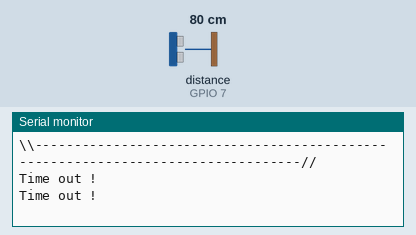
A sketch run on a simulated ESP32-S3. Shown: the last lines printed to the serial monitor. Wiring (inferred from the names in the program): ultrasonic range finder: trigger GPIO 8; echo GPIO 7. The test bench sets the inputs (shaded band); at power-on: distance to the obstacle (sensor on GPIO 7) 80 cm. The echo pulse lasts 58.3 µs per cm.

Above: at 2.0 s.
2.1 s: distance to the obstacle (sensor on GPIO 7) set to 2 cm
At 3.7 s:
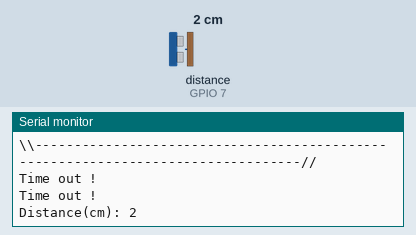
5.3 s: distance to the obstacle (sensor on GPIO 7) set to 4 cm
At 6.5 s:
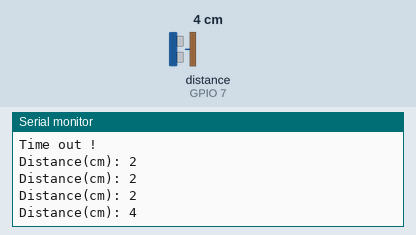

The sketch:

distanceSRF05.ino
```cpp
#define TRIG_PIN 8
#define ECHO_PIN 7
#define TIME_OUT 5000

float GetDistance()
{
  long duration, distanceCm;

  digitalWrite(TRIG_PIN, LOW);
  delayMicroseconds(2);
  digitalWrite(TRIG_PIN, HIGH);
  delayMicroseconds(10);
  digitalWrite(TRIG_PIN, LOW);

  duration = pulseIn(ECHO_PIN, HIGH, TIME_OUT);
  distanceCm = duration / 29.1 / 2;

  return distanceCm;
}

void setup() {
  Serial.begin(9600);
  pinMode(TRIG_PIN, OUTPUT);
  pinMode(ECHO_PIN, INPUT);
  logoConsole();

}

void loop() {
  long distance = GetDistance();

  if (distance <= 0)
  {
    Serial.println("Time out !");
  }
  else
  {
    Serial.print("Distance(cm): ");
    Serial.println(distance);
  }
  delay(1000);
}

void logoConsole() {
  Serial.printf("----------------------\\\\\n");
  Serial.printf("|| EPCBTechEPCBTechEPCB ||\n");
  Serial.printf("|| P                  T ||\n");
  Serial.printf("|| C      .*.         e ||\n");
  Serial.printf("|| B      * *  .*.    c ||\n");
  Serial.printf("|| T***.  * *  * `****h ||\n");
  Serial.printf("|| e   `**' *  *      E ||\n");
  Serial.printf("|| c        `**'      P ||\n");
  Serial.printf("|| h                  C ||\n");
  Serial.printf("|| EPCBTechEPCBTechEPCB ||\n");
  Serial.printf("----------------------//\n");
  Serial.printf("//---------------------------------------------------------------------------------\\\\\n");
  Serial.printf("||   __ _                            _   _  _             _ _                          ||\n");
  Serial.printf("||  / __| |_   _ _ _ _  _ _   ___| | |  \\/  | __  _ _ () |_ _  _ __                   ||\n");
  Serial.printf("|| | |   | '_ \\ / ` | ' \\| '_ \\ / _ \\ | | |\\/| |/ _ \\| '_ \\| | __/ _ \\| '__|   ||\n");
  Serial.printf("|| | |___| | | | (| | | | | | | |  __/ | | |  | | () | | | | | || (_) | | \            ||\n");
  Serial.printf("||  \\____|_| |_|\\__,_|_| |_|_| |_|\\___|_| |_|  |_|\\___/|_| |_|_|\\__\\___/|_|      ||\n");
  Serial.printf("\\\\---------------------------------------------------------------------------------//  \n");
}
```

Measured:
- after the input at 2.1 s, the serial monitor: prints a new line after 0.79 s (image 1)
- after the input at 5.3 s, the serial monitor: prints a new line after 0.59 s (image 2)
